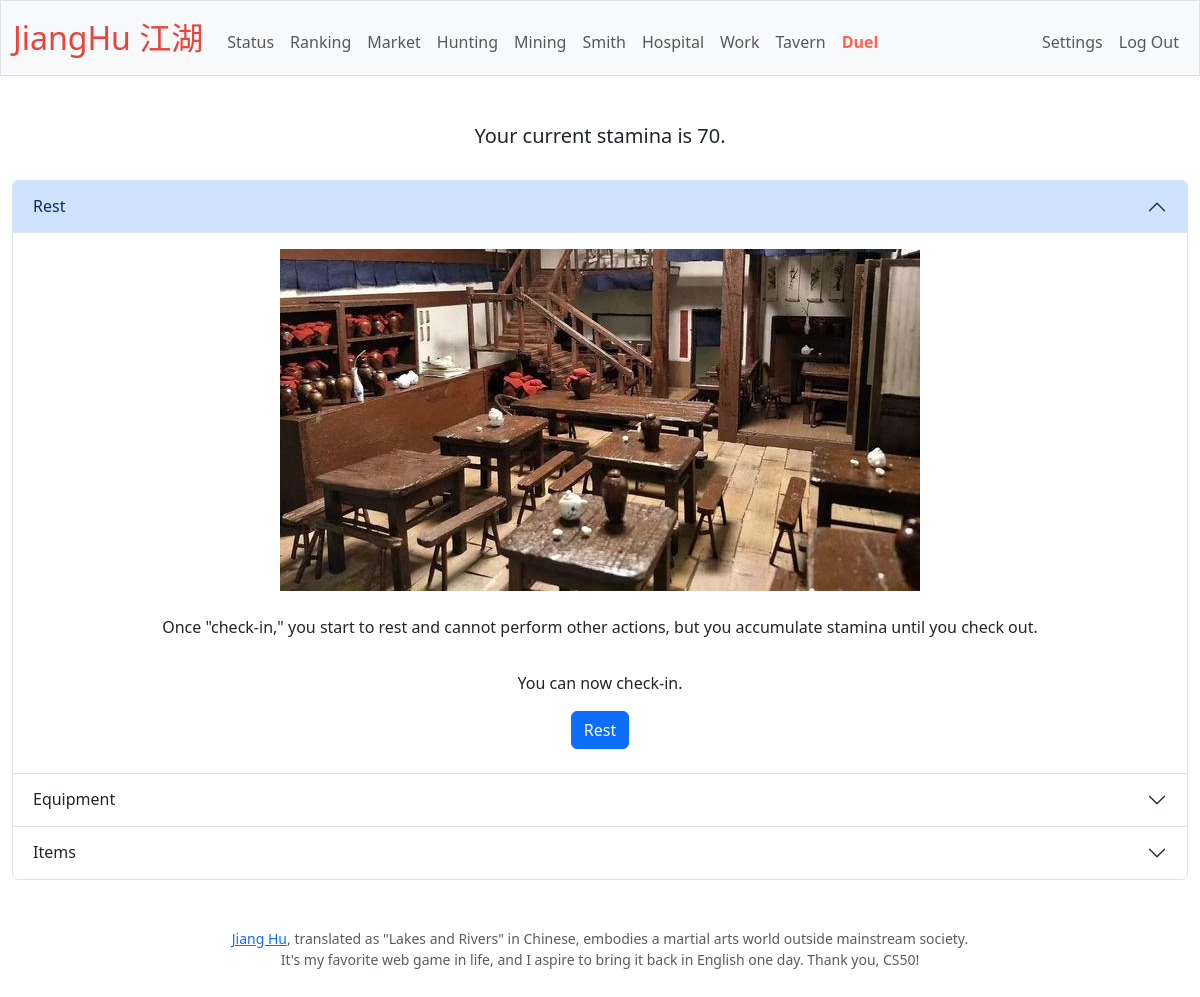
The app's page /tavern (signed in), older data.
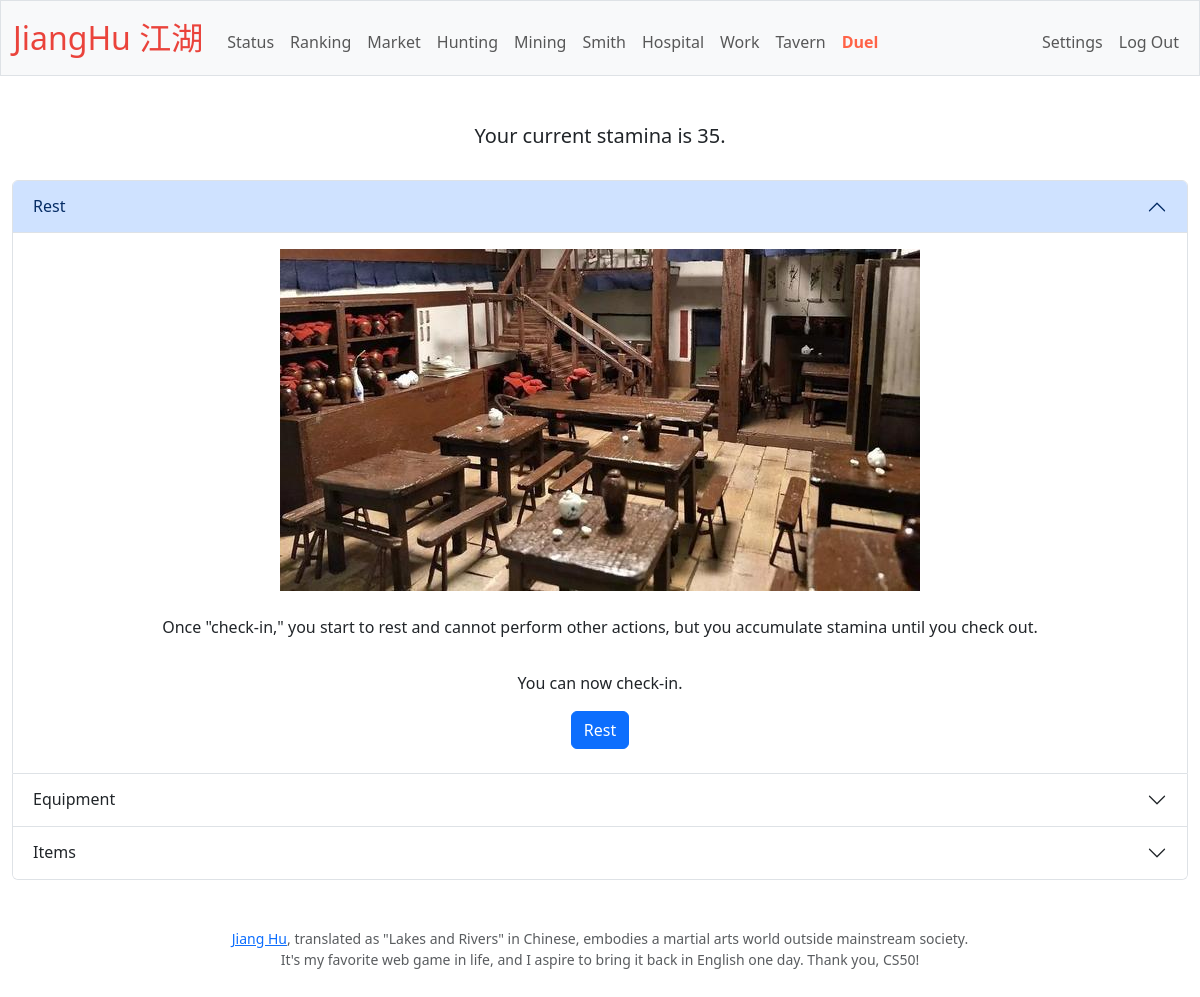
The same page, newer data.
### tables this page shows
CREATE TABLE 'user_status' (
userid INTEGER NOT NULL, 
stamina INTEGER NOT NULL DEFAULT 100,
coins INTEGER NOT NULL DEFAULT 100,
hp INTEGER NOT NULL DEFAULT 100,'attk' INTEGER NOT NULL DEFAULT 1,'def' INTEGER NOT NULL DEFAULT 1,
weapon TEXT,'armour' TEXT, 'exp' INTEGER NOT NULL DEFAULT 0, 'time_in' DATETIME,
FOREIGN KEY (userid) REFERENCES users(id)
);

### app.py (the view)
@app.route("/tavern", methods=["GET", "POST"])
@login_required
def tavern():
    tavern_file_path = os.path.join(os.getcwd(), "static", "tavern.jpg")
    user = db.execute("SELECT status, fame FROM users WHERE id = ?", session["user_id"])
    status = user[0]['status']
    user_profile = db.execute("SELECT stamina, weapon, armour, time_in FROM user_status WHERE userid = ?", session["user_id"])
    profile = user_profile[0]
    user_items = db.execute("SELECT name, quantity FROM items WHERE userid = ? AND category = ?", session["user_id"], "normal")
    user_items_weapons = db.execute("SELECT name, quantity FROM items WHERE userid = ? AND category = ?", session["user_id"], "weapon")
    user_items_armours = db.execute("SELECT name, quantity FROM items WHERE userid = ? AND category = ?", session["user_id"], "armour")
    if request.method == "POST":
        if request.form.get("checkin"):
            if status == 'active':
                time_in = datetime.now()
                db.execute("UPDATE users SET status = ? WHERE id = ?", "busy", session["user_id"])
                db.execute("UPDATE user_status SET time_in = ? WHERE userid = ?", time_in, session["user_id"])
                flash("You start to take rest!")
                return render_template("tavern.html", status=status, profile=profile, user_items_weapons=user_items_weapons, user_items_armours=user_items_armours, user_items=user_items)
            else:
                return apology("You already checked in to take rest!", 400)
        if request.form.get("checkout"):
            if status == 'busy':
                time_out = datetime.now()
                time_in = db.execute("SELECT time_in FROM user_status WHERE userid = ?", session["user_id"])
                time_in = datetime.strptime(time_in[0]['time_in'], "%Y-%m-%d %H:%M:%S")
                time = (time_out - time_in).total_seconds() // 60
                fame = user[0]['fame']
                if fame >= 10:
                    stamina_gain = time * (fame // 10)
                else:
                    stamina_gain = time
                db.execute("UPDATE user_status SET stamina = stamina + ? WHERE userid = ?", stamina_gain, session["user_id"])
                db.execute("UPDATE users SET status = ? WHERE id = ?", "active", session["user_id"])
                return render_template("tavern.html", status=status, profile=profile, user_items_weapons=user_items_weapons, user_items_armours=user_items_armours, user_items=user_items)
            else:
                return apology("You did not check-in!", 400)
        if request.form.get("weapon"):
            new_weapon = request.form.get("weapon")
            old_weapon_list = db.execute("SELECT weapon FROM user_status WHERE userid = ?", session["user_id"])
            old_weapon = old_weapon_list[0]['weapon']
            db.execute("UPDATE user_status SET weapon = ? WHERE userid = ?", new_weapon, session["user_id"])
            db.execute("UPDATE items SET quantity = quantity - 1 WHERE userid = ? AND name = ?", session["user_id"], new_weapon)
            weapons_list = [item['name'] for item in user_items_weapons]
            if old_weapon is None:
                flash("You just equipped a new weapon!")
                return render_template("tavern.html", profile=profile, user_items_weapons=user_items_weapons, user_items_armours=user_items_armours, user_items=user_items)
            elif old_weapon not in weapons_list:
                db.execute("INSERT INTO items (userid, name, category, quantity) VALUES (?, ?, ?, ?)", session["user_id"], old_weapon, "weapon", 1)
            else:
                db.execute("UPDATE items SET quantity = quantity + 1 WHERE userid = ? AND name = ?", session["user_id"], old_weapon)
            flash("You have successfully changed a weapon!")
            return render_template("tavern.html", profile=profile, user_items_weapons=user_items_weapons, user_items_armours=user_items_armours, user_items=user_items)
        if request.form.get("armour"):
            new_armour = request.form.get("armour")
            old_armour_list = db.execute("SELECT armour FROM user_status WHERE userid = ?", session["user_id"])
            old_armour = old_armour_list[0]['armour']
            db.execute("UPDATE user_status SET armour = ? WHERE userid = ?", new_armour, session["user_id"])
            db.execute("UPDATE items SET quantity = quantity - 1 WHERE userid = ? AND name = ?", session["user_id"], new_armour)
            armours_list = [item['name'] for item in user_items_armours]
            if not old_armour:
                flash("You just equipped a new armour!")
                return render_template("tavern.html", profile=profile, user_items_weapons=user_items_weapons, user_items_armours=user_items_armours, user_items=user_items)
            elif old_armour not in armours_list:
                db.execute("INSERT INTO items (userid, name, category, quantity) VALUES (?, ?, ?, ?)", session["user_id"], old_armour, "armour", 1)
            else:
                db.execute("UPDATE items SET quantity = quantity + 1 WHERE userid = ? AND name = ?", session["user_id"], old_armour)
            flash("You have successfully changed an armour!")
            return render_template("tavern.html", profile=profile, user_items_weapons=user_items_weapons, user_items_armours=user_items_armours, user_items=user_items)
    else:
        refresh(session["user_id"])
        return render_template("tavern.html", profile=profile, user_items_weapons=user_items_weapons, user_items_armours=user_items_armours, user_items=user_items, status=status, tavern_photo=tavern_file_path)

### app.py (called while the page is built)
@app.after_request
def after_request(response):
    response.headers["Cache-Control"] = "no-cache, no-store, must-revalidate"
    response.headers["Expires"] = 0
    response.headers["Pragma"] = "no-cache"
    return response

### helpers.py (called while the page is built)
def login_required(f):
    @wraps(f)
    def decorated_function(*args, **kwargs):
        if session.get("user_id") is None:
            return redirect("/login")
        return f(*args, **kwargs)
    return decorated_function

### templates/tavern.html (shortened to what this page needs)
{% extends "layout.html" %}
{% block main %}
    <h5>Your current stamina is {{ profile['stamina'] }}.</h5><br>
    <div class="accordion" id="accordionPanelsStayOpenExample">
        <div class="accordion-item">
          <h2 class="accordion-header">
            <button class="accordion-button" type="button" data-bs-toggle="collapse" data-bs-target="#panelsStayOpen-collapseOne" aria-expanded="true" aria-controls="panelsStayOpen-collapseOne">
                Rest
            </button>
          </h2>
          <div id="panelsStayOpen-collapseOne" class="accordion-collapse collapse show">
            <div class="accordion-body">
              <img src=" {{ tavern_photo }} " alt="tavern"><br><br>
              <p>Once "check-in," you start to rest and cannot perform other actions, but you accumulate stamina until you check out.</p>
            </div>
            {% if status == "active" %}
            <p>You can now check-in.</p>
            <form action="/tavern" method="post">
              <button class="btn btn-primary" type="submit" name="checkin" value="checkin">
                Rest
              </button>
            </form><br>
            {% endif %}
          </div>
        </div>
        <div class="accordion-item">
          <h2 class="accordion-header">
            <button class="accordion-button collapsed" type="button" data-bs-toggle="collapse" data-bs-target="#panelsStayOpen-collapseTwo" aria-expanded="false" aria-controls="panelsStayOpen-collapseTwo">
                Equipment
            </button>
          </h2>
        </div>
        <div class="accordion-item">
          <h2 class="accordion-header">
            <button class="accordion-button collapsed" type="button" data-bs-toggle="collapse" data-bs-target="#panelsStayOpen-collapseThree" aria-expanded="false" aria-controls="panelsStayOpen-collapseThree">
                Items
            </button>
          </h2>
        </div>
      </div>
{% endblock %}

### templates/layout.html (shortened to what this page needs)
<!DOCTYPE html>
<html lang="en">
    <head>
        <link href="https://cdn.jsdelivr.net/npm/bootstrap@5.3.2/dist/css/bootstrap.min.css" rel="stylesheet">
        <link href="/static/styles.css" rel="stylesheet">
    </head>
    <body>
        <nav class="bg-light border navbar navbar-expand-md navbar-light">
            <div class="container-fluid">
                <a class="navbar-brand" href="/"><span class="red">JiangHu </span><span class="red">江湖</span></a>
                <div class="collapse navbar-collapse" id="navbar">
                    {% if session["user_id"] %}
                        <ul class="navbar-nav me-auto mt-2">
                            <li class="nav-item"><a class="nav-link" href="/">Status</a></li>
                            <li class="nav-item"><a class="nav-link" href="/ranking">Ranking</a></li>
                            <li class="nav-item"><a class="nav-link" href="/market">Market</a></li>
                            <li class="nav-item"><a class="nav-link" href="/hunting">Hunting</a></li>
                            <li class="nav-item"><a class="nav-link" href="/mining ">Mining</a></li>
                            <li class="nav-item"><a class="nav-link" href="/smith ">Smith</a></li>
                            <li class="nav-item"><a class="nav-link" href="/hospital ">Hospital</a></li>
                            <li class="nav-item"><a class="nav-link" href="/work">Work</a></li>
                            <li class="nav-item"><a class="nav-link" href="/tavern">Tavern</a></li>
                            <li class="nav-item"><a class="nav-link" href="/duel"><b style="color:Tomato;">Duel</b></a></li>
                        </ul>
                        <ul class="navbar-nav ms-auto mt-2">
                            <li class="nav-item"><a class="nav-link" href="/settings">Settings</a></li>
                            <li class="nav-item"><a class="nav-link" href="/logout">Log Out</a></li>
                        </ul>
                    {% else %}
                        <ul class="navbar-nav ms-auto mt-2">
                            <li class="nav-item"><a class="nav-link" href="/register">Register</a></li>
                            <li class="nav-item"><a class="nav-link" href="/login">Log In</a></li>
                        </ul>
                    {% endif %}
                </div>
            </div>
        </nav>
        <main class="container-fluid py-5 text-center">
            {% block main %}{% endblock %}
        </main>
        <footer class="mb-5 small text-center text-muted">
            <a href="https://en.wikipedia.org/wiki/Jianghu">Jiang Hu</a>, translated as "Lakes and Rivers" in Chinese, embodies a martial arts world outside mainstream society.<br>
            It's my favorite web game in life, and I aspire to bring it back in English one day. Thank you, CS50!
        </footer>
    </body>
</html>

### static/styles.css (style rules this page uses)
nav .navbar-brand { font-size: xx-large; }
nav .navbar-brand .red { color: #ea433b; }
ul { list-style-type: circle; text-align: left; }

Row changes from the older to the newer data that the page shows:
changed user_status: stamina "70" → "35"
